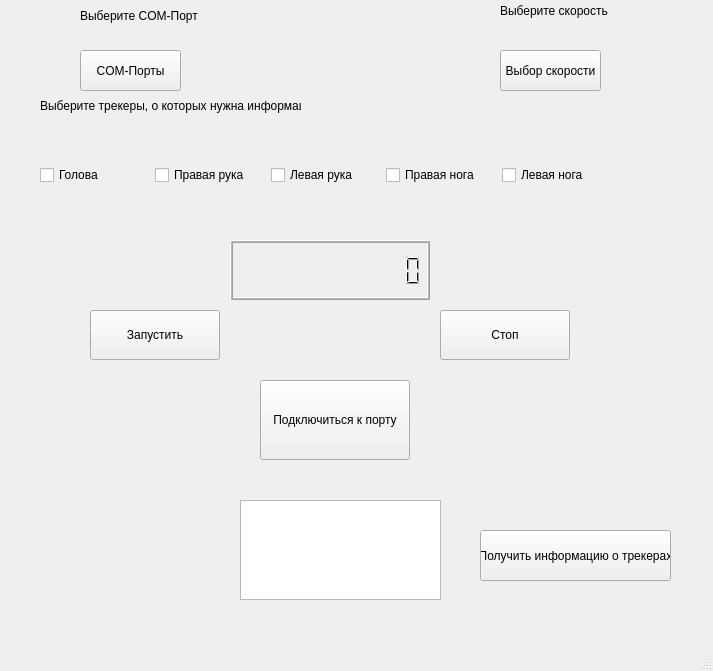
<?xml version="1.0" encoding="UTF-8"?>
<ui version="4.0">
 <class>MainWindow</class>
 <widget class="QMainWindow" name="MainWindow">
  <property name="geometry">
   <rect>
    <x>0</x>
    <y>0</y>
    <width>713</width>
    <height>671</height>
   </rect>
  </property>
  <property name="minimumSize">
   <size>
    <width>713</width>
    <height>671</height>
   </size>
  </property>
  <property name="maximumSize">
   <size>
    <width>717</width>
    <height>675</height>
   </size>
  </property>
  <property name="windowTitle">
   <string>MainWindow</string>
  </property>
  <property name="windowOpacity">
   <double>2.000000000000000</double>
  </property>
  <widget class="QWidget" name="centralwidget">
   <widget class="QPushButton" name="start">
    <property name="geometry">
     <rect>
      <x>90</x>
      <y>310</y>
      <width>130</width>
      <height>50</height>
     </rect>
    </property>
    <property name="text">
     <string>Запустить</string>
    </property>
   </widget>
   <widget class="QPushButton" name="current_speed_ports">
    <property name="geometry">
     <rect>
      <x>500</x>
      <y>50</y>
      <width>101</width>
      <height>41</height>
     </rect>
    </property>
    <property name="text">
     <string>Выбор скорости</string>
    </property>
   </widget>
   <widget class="QLabel" name="label_5">
    <property name="geometry">
     <rect>
      <x>500</x>
      <y>0</y>
      <width>121</width>
      <height>21</height>
     </rect>
    </property>
    <property name="text">
     <string>Выберите скорость</string>
    </property>
   </widget>
   <widget class="QLabel" name="label">
    <property name="geometry">
     <rect>
      <x>80</x>
      <y>0</y>
      <width>130</width>
      <height>31</height>
     </rect>
    </property>
    <property name="text">
     <string>Выберите COM-Порт</string>
    </property>
   </widget>
   <widget class="QPushButton" name="current_COM_port">
    <property name="geometry">
     <rect>
      <x>80</x>
      <y>50</y>
      <width>101</width>
      <height>41</height>
     </rect>
    </property>
    <property name="text">
     <string>COM-Порты</string>
    </property>
   </widget>
   <widget class="QLCDNumber" name="result">
    <property name="enabled">
     <bool>true</bool>
    </property>
    <property name="geometry">
     <rect>
      <x>230</x>
      <y>240</y>
      <width>200</width>
      <height>60</height>
     </rect>
    </property>
    <property name="font">
     <font>
      <family>MS PGothic</family>
     </font>
    </property>
    <property name="cursor">
     <cursorShape>ArrowCursor</cursorShape>
    </property>
    <property name="mouseTracking">
     <bool>false</bool>
    </property>
    <property name="statusTip">
     <string/>
    </property>
    <property name="whatsThis">
     <string/>
    </property>
    <property name="lineWidth">
     <number>1</number>
    </property>
    <property name="midLineWidth">
     <number>1</number>
    </property>
    <property name="smallDecimalPoint">
     <bool>false</bool>
    </property>
    <property name="digitCount">
     <number>12</number>
    </property>
    <property name="value" stdset="0">
     <double>0.000000000000000</double>
    </property>
    <property name="intValue" stdset="0">
     <number>0</number>
    </property>
   </widget>
   <widget class="QPushButton" name="stop">
    <property name="enabled">
     <bool>true</bool>
    </property>
    <property name="geometry">
     <rect>
      <x>440</x>
      <y>310</y>
      <width>130</width>
      <height>50</height>
     </rect>
    </property>
    <property name="text">
     <string>Стоп</string>
    </property>
   </widget>
   <widget class="QTextBrowser" name="text_terminal">
    <property name="enabled">
     <bool>true</bool>
    </property>
    <property name="geometry">
     <rect>
      <x>240</x>
      <y>500</y>
      <width>201</width>
      <height>100</height>
     </rect>
    </property>
    <property name="html">
     <string>&lt;!DOCTYPE HTML PUBLIC &quot;-//W3C//DTD HTML 4.0//EN&quot; &quot;http://www.w3.org/TR/REC-html40/strict.dtd&quot;&gt;
&lt;html&gt;&lt;head&gt;&lt;meta name=&quot;qrichtext&quot; content=&quot;1&quot; /&gt;&lt;style type=&quot;text/css&quot;&gt;
p, li { white-space: pre-wrap; }
&lt;/style&gt;&lt;/head&gt;&lt;body style=&quot; font-family:'MS Shell Dlg 2'; font-size:8.25pt; font-weight:400; font-style:normal;&quot;&gt;
&lt;p align=&quot;center&quot; style=&quot;-qt-paragraph-type:empty; margin-top:0px; margin-bottom:0px; margin-left:0px; margin-right:0px; -qt-block-indent:0; text-indent:0px; font-size:7.8pt;&quot;&gt;&lt;br /&gt;&lt;/p&gt;&lt;/body&gt;&lt;/html&gt;</string>
    </property>
   </widget>
   <widget class="QPushButton" name="pushButton">
    <property name="geometry">
     <rect>
      <x>260</x>
      <y>380</y>
      <width>150</width>
      <height>80</height>
     </rect>
    </property>
    <property name="text">
     <string>Подключиться к порту</string>
    </property>
   </widget>
   <widget class="QWidget" name="horizontalLayoutWidget">
    <property name="geometry">
     <rect>
      <x>40</x>
      <y>120</y>
      <width>571</width>
      <height>111</height>
     </rect>
    </property>
    <layout class="QHBoxLayout" name="horizontalLayout">
     <item>
      <widget class="QCheckBox" name="Head">
       <property name="text">
        <string>Голова</string>
       </property>
      </widget>
     </item>
     <item>
      <widget class="QCheckBox" name="Rhand">
       <property name="text">
        <string>Правая рука</string>
       </property>
      </widget>
     </item>
     <item>
      <widget class="QCheckBox" name="LHand">
       <property name="text">
        <string>Левая рука </string>
       </property>
      </widget>
     </item>
     <item>
      <widget class="QCheckBox" name="RLeg">
       <property name="text">
        <string>Правая нога</string>
       </property>
      </widget>
     </item>
     <item>
      <widget class="QCheckBox" name="LLeg">
       <property name="text">
        <string>Левая нога</string>
       </property>
      </widget>
     </item>
    </layout>
   </widget>
   <widget class="QLabel" name="label_2">
    <property name="geometry">
     <rect>
      <x>40</x>
      <y>90</y>
      <width>261</width>
      <height>31</height>
     </rect>
    </property>
    <property name="text">
     <string>Выберите трекеры, о которых нужна информация</string>
    </property>
   </widget>
   <widget class="QPushButton" name="get_info_trackers">
    <property name="geometry">
     <rect>
      <x>480</x>
      <y>530</y>
      <width>191</width>
      <height>51</height>
     </rect>
    </property>
    <property name="text">
     <string>Получить информацию о трекерах</string>
    </property>
   </widget>
  </widget>
  <widget class="QMenuBar" name="menubar">
   <property name="geometry">
    <rect>
     <x>0</x>
     <y>0</y>
     <width>713</width>
     <height>21</height>
    </rect>
   </property>
  </widget>
  <widget class="QStatusBar" name="statusbar"/>
 </widget>
 <resources/>
 <connections/>
</ui>
